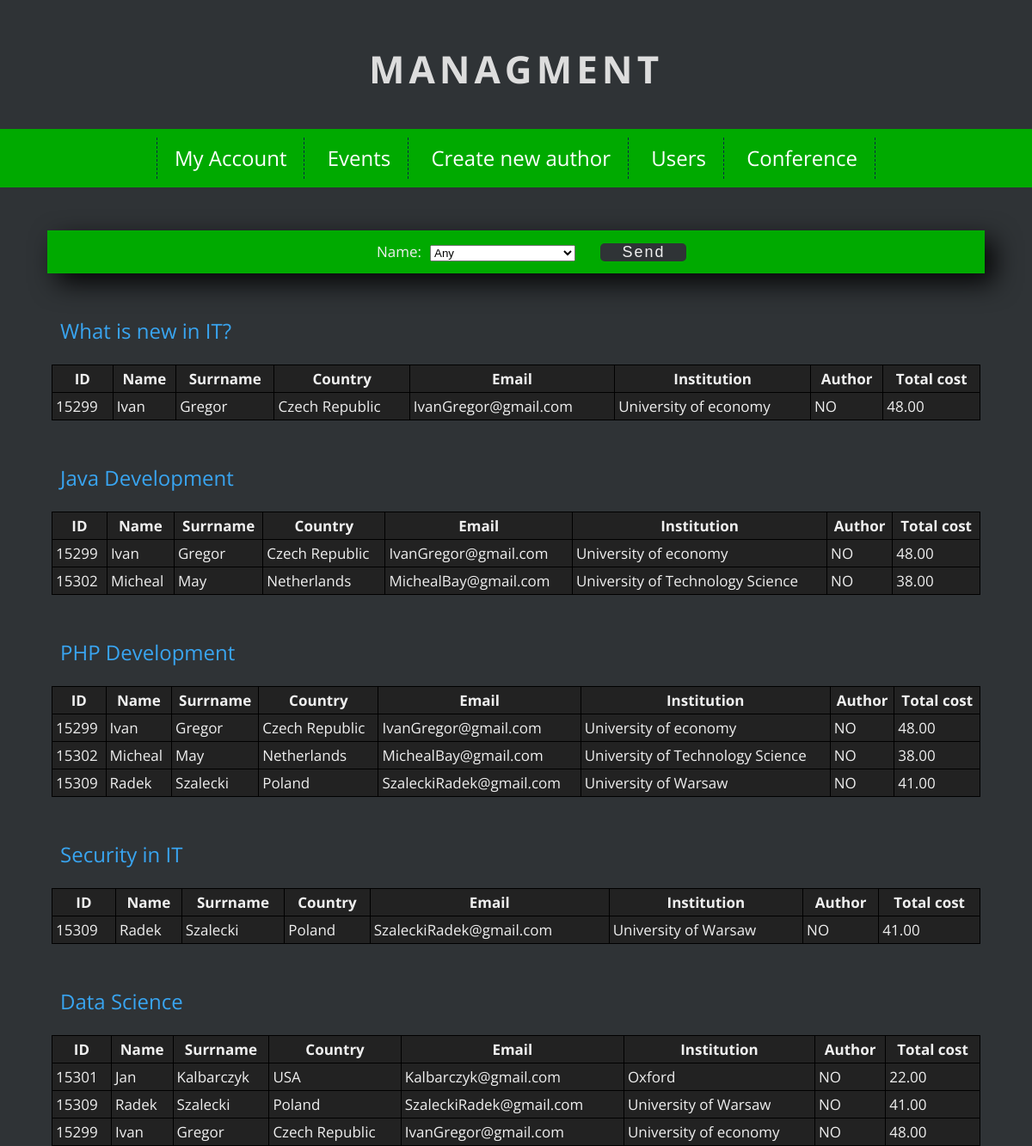
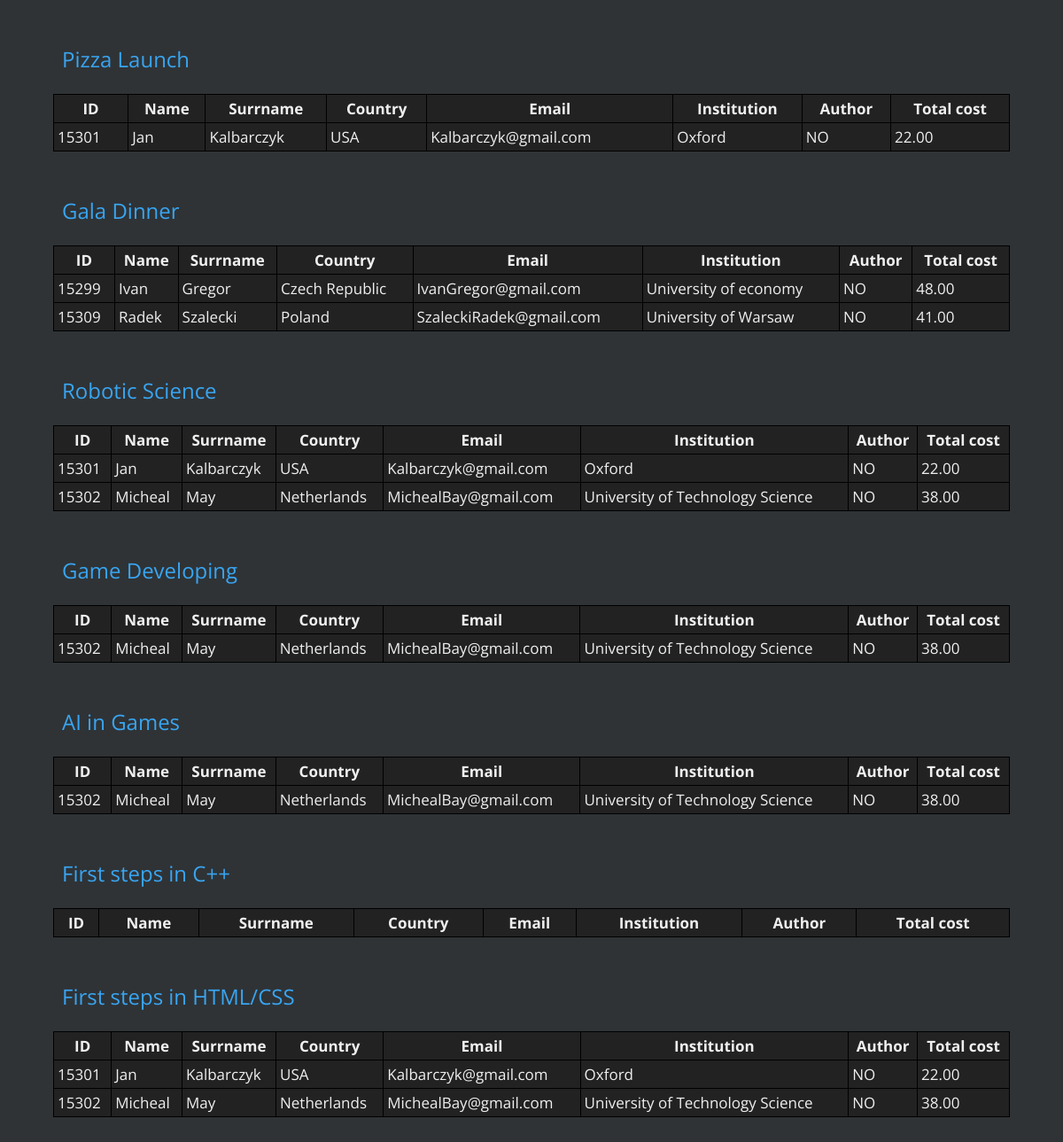
The app's page /php/manager/conferencePage.php with its own data (2 pictures, top to bottom).
### tables this page shows
CREATE TABLE `events` (
  `EVENTID` int(11) NOT NULL,
  `NAME` text NOT NULL,
  `TIMESTART` time NOT NULL,
  `TIMEEND` time NOT NULL,
  `CATEGORY` text NOT NULL,
  `SCIENCE` tinyint(1) NOT NULL,
  `COST` decimal(15,2) NOT NULL,
  `TEXT` text NOT NULL,
  `AUTHORID` int(11) DEFAULT NULL
);

CREATE TABLE `users` (
  `USERID` int(11) NOT NULL,
  `NAME` text NOT NULL,
  `SURRNAME` text NOT NULL,
  `COUNTRY` text NOT NULL,
  `EMAIL` text NOT NULL,
  `INSTITUTION` text NOT NULL,
  `PASSWORD` text NOT NULL,
  `AUTHOR` tinyint(1) NOT NULL,
  `TOTALCOST` decimal(15,2) NOT NULL
);

### php/manager/conferencePage.php (the view, shortened to what this page needs)
<!DOCTYPE html>
<html lang="pl">
<head>
	<link rel="stylesheet" href="../../css/main.css">
	<link rel="stylesheet" href="../../css/fontello.css">
</head>
<body>
	<header>
		<h1 class="logo">Managment </h1>
		<nav id="topnav">
			<ul class="menu" style="background-color:#00aa00;">
				<li><a href="../loggedInPage.php">My Account</a></li>
				<li><a href="eventsPage.php">Events</a></li>
				<li><a href="createNewAuthorPage.php">Create new author</a></li>
				<li><a href="usersPage.php">Users</a></li>
				<li><a href="conferencePage.php">Conference</a></li>
			</ul>
		</nav>
	</header>
	<main>
<div id="searcher">
			<form method="post" >
			<div class="searcherAtr" style="margin-left:35%;">
			<?php
			require_once "../connect.php";
		try
		{
			$connection = new mysqli($host, $db_user, $db_password, $db_name);
			if ($connection->connect_errno!=0)
			{
				throw new Exception(mysqli_connect_errno());
			}
			else
			{
						echo "Name:";
						echo '<select class="selectUsers" name="name">';
						echo '<option value="Any">Any</option>';
						echo "  </select>";
			}
		}
		catch(Exception $e)
		{
			echo '<span style="color:red;">Server error!</span>';
			echo 'Dev info: '.$e;
		}
			?>
			<input id="submitUsers" style="width:100px; padding:0; font-size:18px; margin-left:10px; margin-right:40px;" type="submit" value="Send">
			</div>
		</form>
	</div>
	<?php
	try
		{
			$connection = new mysqli($host, $db_user, $db_password, $db_name);
			$connection1 = new mysqli($host, $db_user, $db_password, $db_name);
			if ($connection->connect_errno!=0)
			{
				throw new Exception(mysqli_connect_errno());
			}
			else
			{
						$result=@$connection->query("SELECT *  FROM EVENTS WHERE 1=1 $war ");
						for($p=0;$p<$result->num_rows;$p++){
							$row = $result->fetch_assoc();
							$ID=$row['EVENTID'];
							echo "<h2 style='margin-left:70px;'>".$row['NAME']."</h2></br>";
								$result1=@$connection1->query("SELECT U.USERID AS USERID,U.NAME ,U.SURRNAME,U.COUNTRY,U.EMAIL,U.INSTITUTION,U.AUTHOR,U.TOTALCOST FROM USERS U,EVENTS_USERS EU WHERE EU.USERID=U.USERID AND EU.EVENTID='$ID' ");
echo<<<END
<table style="width:90%">
							<tr>
							<th>ID</th>
							<th>Name</th>
							<th>Surrname</th>
							<th>Country</th>
							<th>Email</th>
							<th>Institution</th>
							<th>Author</th>
							<th>Total cost</th>
							</tr>
END;
						for($p1=0;$p1<$result1->num_rows;$p1++){
							$row1 = $result1->fetch_assoc();
							echo "<tr>";
							echo "<td>".$row1['USERID']."</td>";
							echo "<td>".$row1['NAME']."</td>";
							echo "<td>".$row1['SURRNAME']."</td>";
							echo "<td>".$row1['COUNTRY']."</td>";
							echo "<td>".$row1['EMAIL']."</td>";
							echo "<td>".$row1['INSTITUTION']."</td>";
							if($row1['AUTHOR']==1)
							echo "<td>YES</td>";
							else
							echo "<td>NO</td>";
							echo "<td>".$row1['TOTALCOST']."</td>";
							echo "</tr>";
						}
						echo "</table>";
						}
			}
		}
		catch(Exception $e)
		{
			echo '<span style="color:red;">Server error!</span>';
			echo 'Dev info: '.$e;
		}
	?>
	</main>
</body>
</html>

### css/main.css (style rules this page uses)
body { margin: 0; background-color: #2F3336; color: #efefef; font-family: 'Open Sans', sans-serif; font-size: 17px; }
h1.logo { font-size: 44px; font-weight: 700; color: #ddd; text-align: center; text-transform: uppercase; letter-spacing: 5px; margin-top: 50px; margin-bottom: 40px; }
#topnav { background-color: #1c74b2; text-align: center; }
.menu { list-style-type: none; margin: 0; padding: 10px; font-size: 24px; min-height: 38px; line-height: 200%; }
.menu > li { display: inline-block; padding-left: 20px; padding-right: 20px; border-right: 1px dashed #0a2b42; }
.menu > li:first-child { border-left: 1px dashed #0a2b42; }
.menu a { color: #fff; text-decoration: none; }
h1 { font-size: 44px; font-weight: 400; color: #39a5f1; margin-bottom: 20px; }
h2 { font-size: 24px; font-weight: 400; color: #39a5f1; margin:0; }
input[type=submit] { width:300px; background-color:#2F3336; font-size:20px; padding:15px; margin-top:15px; border: none; border-radius:5px; cursor:pointer; letter-spacing:2px; outline:none; color:#efefef; }
a:link { text-decoration:none; }
#searcher { width:90%; padding-bottom:50px; padding-left:5px; padding-right:5px; background-color: #00aa00; margin-left:auto; margin-right:auto; margin-top:50px; margin-bottom:50px; -webkit-box-shadow: 11px 11px 30px 0px rgba(0,0,0,0.9); -moz-box-shadow: 11px 11px 30px 0px rgba(0,0,0,0.9); box-shadow: 11px 11px 30px 0px rgba(0,0,0,0.9); }
.searcherAtr { float:left; }
.selectUsers { margin-right:15px; margin-left:10px; }

### php/manager/conferencePage.php (style rules this page uses)
table, th, td { margin-left:auto; margin-right:auto; margin-bottom:50px; border: 1px solid black; border-collapse: collapse; padding: 4px; background-color: #222222; }

### records on screen
events: NAME "What is new in IT?"
users: USERID "15299", NAME "Ivan", SURRNAME "Gregor", COUNTRY "Czech Republic", EMAIL "IvanGregor@gmail.com", INSTITUTION "University of economy", AUTHOR "NO", TOTALCOST "48.00"
events: NAME "Java Development"
users: USERID "15302", NAME "Micheal", SURRNAME "May", COUNTRY "Netherlands", EMAIL "MichealBay@gmail.com", INSTITUTION "University of Technology Science", AUTHOR "NO", TOTALCOST "38.00"
events: NAME "PHP Development"
users: USERID "15309", NAME "Radek", SURRNAME "Szalecki", COUNTRY "Poland", EMAIL "SzaleckiRadek@gmail.com", INSTITUTION "University of Warsaw", AUTHOR "NO", TOTALCOST "41.00"
events: NAME "Security in IT"
events: NAME "Data Science"
users: USERID "15301", NAME "Jan", SURRNAME "Kalbarczyk", COUNTRY "USA", EMAIL "Kalbarczyk@gmail.com", INSTITUTION "Oxford", AUTHOR "NO", TOTALCOST "22.00"
events: NAME "Pizza Launch"
events: NAME "Gala Dinner"
events: NAME "Robotic Science"
events: NAME "Game Developing"
events: NAME "AI in Games"
events: NAME "First steps in C++"
events: NAME "First steps in HTML/CSS"
